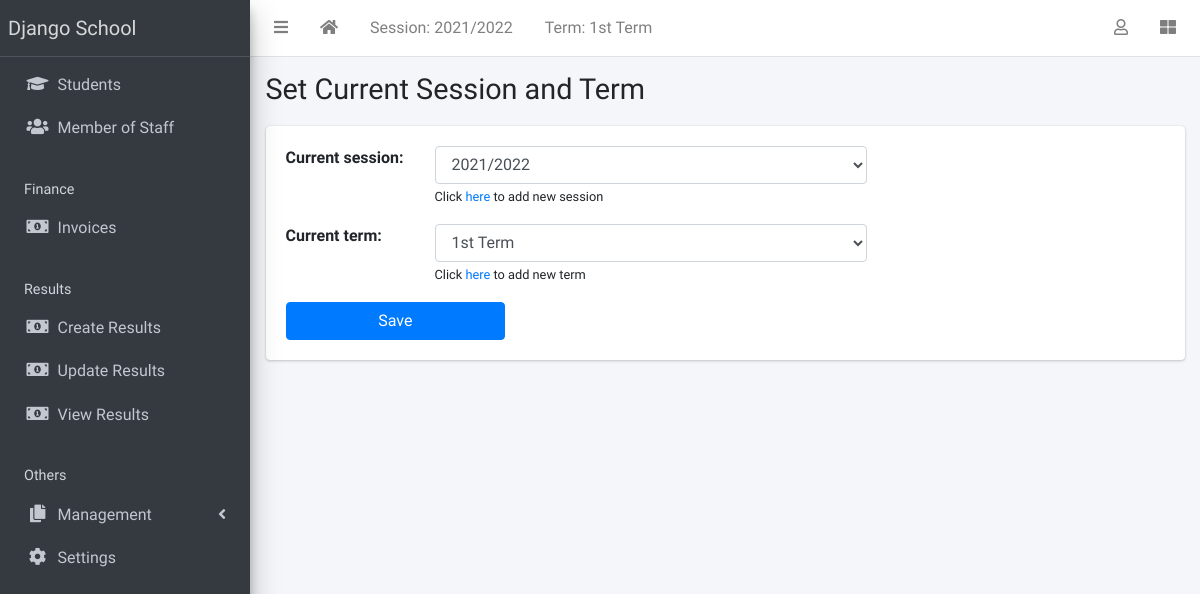
The app's page /current-session/ (signed in) with its own data.
### apps/corecode/models.py (models this page shows, shortened)
class AcademicSession(models.Model):
    name = models.CharField(max_length=200, unique=True)
    current = models.BooleanField(default=True)
    class Meta:
        ordering = ["-name"]
    def __str__(self):
        return self.name

class AcademicTerm(models.Model):
    name = models.CharField(max_length=20, unique=True)
    current = models.BooleanField(default=True)
    class Meta:
        ordering = ["name"]
    def __str__(self):
        return self.name

class SiteConfig(models.Model):
    key = models.SlugField()
    value = models.CharField(max_length=200)

### apps/corecode/views.py (the view, shortened to what this page needs)
class CurrentSessionAndTermView(LoginRequiredMixin, View):
    form_class = CurrentSessionForm
    template_name = "corecode/current_session.html"
    def get(self, request, *args, **kwargs):
        form = self.form_class(
            initial={
                "current_session": AcademicSession.objects.get(current=True),
                "current_term": AcademicTerm.objects.get(current=True),
            }
        )
        return render(request, self.template_name, {"form": form})

### apps/corecode/forms.py
class CurrentSessionForm(forms.Form):
    current_session = forms.ModelChoiceField(
        queryset=AcademicSession.objects.all(),
        help_text='Click <a href="/session/create/?next=current-session/">here</a> to add new session',
    )
    current_term = forms.ModelChoiceField(
        queryset=AcademicTerm.objects.all(),
        help_text='Click <a href="/term/create/?next=current-session/">here</a> to add new term',
    )

### apps/corecode/context_processors.py (called while the page is built)
def site_defaults(request):
    current_session = AcademicSession.objects.get(current=True)
    current_term = AcademicTerm.objects.get(current=True)
    vals = SiteConfig.objects.all()
    contexts = {
        "current_session": current_session.name,
        "current_term": current_term.name,
    }
    for val in vals:
        contexts[val.key] = val.value
    return contexts

### apps/corecode/templates/corecode/current_session.html (shortened to what this page needs)
{% extends 'base.html' %}
{% load widget_tweaks %}
{% block title %}
Set Current Session and Term
{% endblock title %}
{% block content %}
<form method="POST">
  <div class="mb-3">
    {% for field in form %}
    <div class="form-group row">
      <div class="col-2">{{ field.label_tag}}</div>
      <div class="col-6">
        {{ field | add_class:"form-control"}}
        <span class="small">{{ field.help_text |safe}}</span>
      </div>
    </div>
    {% endfor %}
  </div>
  <input type="submit" value="Save" class="w-25 btn btn-primary">
</form>
{% endblock content %}

### templates/base.html (shortened to what this page needs)
{% load static %}
<!DOCTYPE html>
<html lang="en">
<head>
  <link rel="stylesheet" href="{% static 'plugins/fontawesome-free/css/all.min.css' %}">
  <link rel="stylesheet" href="{% static 'plugins/toastr/toastr.min.css' %}">
  <link rel="stylesheet"
    href="{% static 'plugins/overlayScrollbars/css/OverlayScrollbars.min.css' %}">
  <link rel="stylesheet" href="{% static 'plugins/Datatables/datatables.min.css' %}" />
  <link rel="stylesheet" href="{% static 'dist/css/adminlte.min.css' %}">
</head>
<body
  class="hold-transition sidebar-mini layout-fixed layout-navbar-fixed layout-footer-fixed">
  <div class="wrapper">
    <nav class="main-header navbar navbar-expand navbar-white navbar-light">
      <ul class="navbar-nav">
        <li class="nav-item">
          <a class="nav-link" data-widget="pushmenu" href="#" role="button"><i
              class="fas fa-bars"></i></a>
        </li>
        <li class="nav-item d-none d-sm-inline-block">
          <a href="{% url 'home' %} " class="nav-link"><i class="fa fa-home"></i></a>
        </li>
        <li class="nav-item d-none d-sm-inline-block">
          <a href="{% url 'current-session' %}" class="nav-link">Session: {{ current_session }}</a>
        </li>
        <li class="nav-item d-none d-sm-inline-block">
          <a href="{% url 'current-session' %}" class="nav-link">Term: {{ current_term }}</a>
        </li>
      </ul>
      <ul class="navbar-nav ml-auto">
        <li class="nav-item dropdown">
          <a class="nav-link" data-toggle="dropdown" href="#">
            <i class="far fa-user"></i>
          </a>
        </li>
        <li class="nav-item">
          <a class="nav-link" data-widget="control-sidebar" data-slide="true"
            href="#" role="button"><i class="fas fa-th-large"></i></a>
        </li>
      </ul>
    </nav>
    <aside class="main-sidebar sidebar-dark-primary elevation-4">
      <a href="{% url 'home' %}" class="brand-link">{{ school_name | default:"SWAMY VIVEKANANDA HIGH SCHOOL" }}</a>
      <div class="sidebar">
        <nav class="mt-2">
          <ul class="nav nav-pills nav-sidebar flex-column"
            data-widget="treeview" role="menu" data-accordion="false">
            <li class="nav-item">
              <a href="{% url 'student-list' %}" class="nav-link">
                <i class="nav-icon fas fa-graduation-cap"></i>
                <p>
                  Students
                </p>
              </a>
            </li>
            <li class="nav-item">
              <a href="{% url 'staff-list' %}" class="nav-link">
                <i class="nav-icon fas fa-users"></i>
                <p>
                  Member of Staff
                </p>
              </a>
            </li>
            <li class="nav-header">Finance</li>
            <li class="nav-item">
              <a href="{% url 'invoice-list' %}" class="nav-link">
                <i class="nav-icon fas fa-money-bill-alt"></i>
                <p>
                  Invoices
                </p>
              </a>
            </li>
            <li class="nav-header">Results</li>
            <li class="nav-item">
              <a href="{% url 'create-result' %}" class="nav-link">
                <i class="nav-icon fas fa-money-bill-alt"></i>
                <p>
                  Create Results
                </p>
              </a>
            </li>
            <li class="nav-item">
              <a href="{% url 'edit-results' %}" class="nav-link">
                <i class="nav-icon fas fa-money-bill-alt"></i>
                <p>
                  Update Results
                </p>
              </a>
            </li>
            <li class="nav-item">
              <a href="{% url 'view-results' %}" class="nav-link">
                <i class="nav-icon fas fa-money-bill-alt"></i>
                <p>
                  View Results
                </p>
              </a>
            </li>
            <li class="nav-header">Others</li>
            <li class="nav-item has-treeview">
              <a href="#" class="nav-link">
                <i class="nav-icon fas fa-copy"></i>
                <p>
                  Management
                  <i class="fas fa-angle-left right"></i>
                </p>
              </a>
            </li>
            <li class="nav-item">
              <a href="{% url 'configs' %}" class="nav-link">
                <i class="nav-icon fas fa-cog"></i>
                <p>
                  Settings
                </p>
              </a>
            </li>
          </ul>
        </nav>
      </div>
    </aside>
    <div class="content-wrapper">
      <section class="content-header">
        <div class="container-fluid">
          <div class="row mb-1">
            <div class="col-sm-8">
              <h1>{% block title %}{% endblock title %}</h1>
            </div>
            <div class="col-sm-4">
            </div>
          </div>
        </div>
      </section>
      <section class="content">
        <div class="container-fluid">
          <div class="row">
            <div class="col-md-12">
              {% block fullcard %}
              <div class="card">
                <div class="card-body">
                  <div class="row">
                    <div class="col">
                      {% block content %}
                      {% endblock content %}
                    </div>
                  </div>
                </div>
              </div>
              {% endblock fullcard %}
            </div>
          </div>
        </div>
      </section>
    </div>
  </div>
</body>
</html>

### records on screen
AcademicSession: name "2021/2022"
AcademicTerm: name "1st Term"
SiteConfig: value "Django School"

### other values on screen
{{ field.label_tag }} "Current session:" "Current term:"
{{ field.help_text |safe }} "Click here to add new session" "Click here to add new term"
